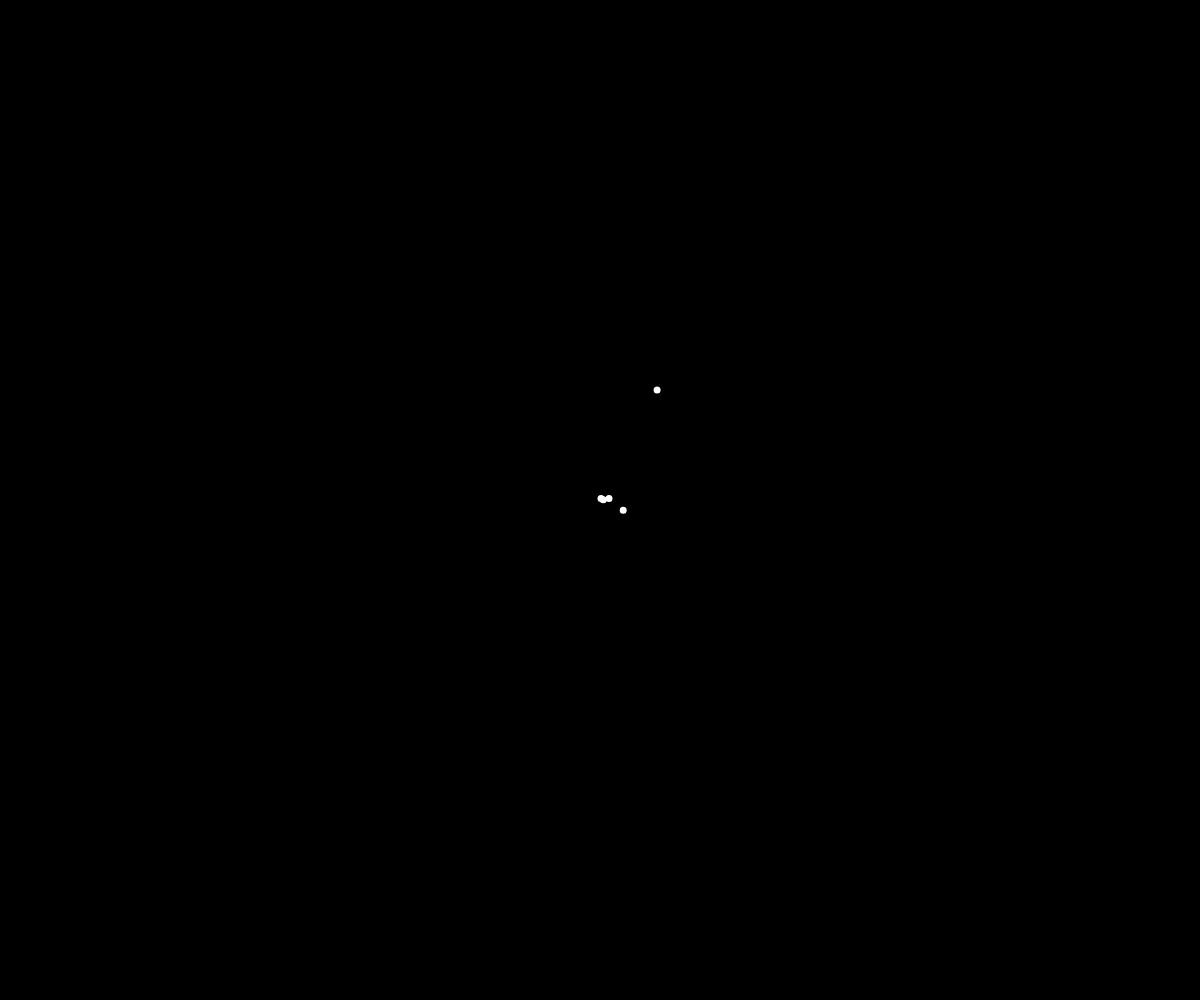
Frame 1 (no input)
Frame 60 (no input): identical to frame 1, image omitted
Frame 120 (the mouse pressed at the canvas centre since frame 60): identical to frame 1, image omitted

The p5.js sketch that drew this single still picture (run headless with seeded random() and noise() and a simulated clock; from frame 60 on, the mouse is pressed at the canvas centre):

// p5.js sketch
// ── sketch.js
let t = -5;
let x = 0;
let y = 0;

function setup() {
  createCanvas(windowWidth, windowHeight);
  background(0);
}

function draw() {
  translate(width / 2, height / 2);
  for (let i = 0; i < 100; i++) {
    nextPoint();
    drawPoint();
  }

  t += 0.1;
}
function drawPoint() {
  stroke(255);
  strokeWeight(2);
  let px = x;
  let py = y;

  ellipse(x, y, 5);
}
function nextPoint() {
  let nextX = (-y ^ 2) - x * t + y;
  let nextY = (x ^ 2) - x * y + t;

  x = nextX * 0.5;
  y = nextY * 0.5;
}
